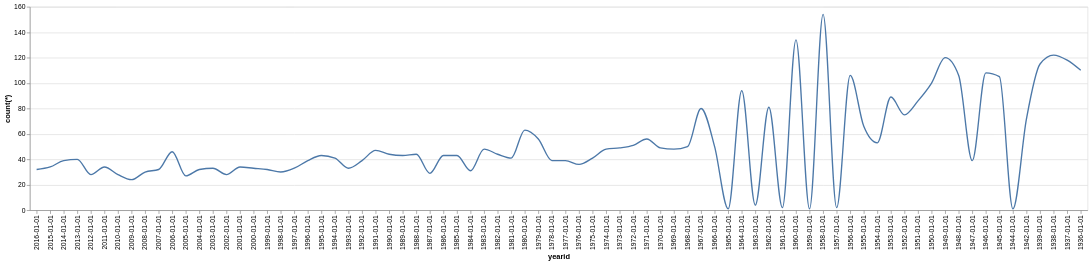

Here is the Vega-Lite specification saved for this chart:
### Vega-Lite specification from a JSON file in a GitHub repository (floating-point values rounded to 4 significant figures)
{"data": {"values": [{"x_data": "2016-01-01", "y_data": 32}, {"x_data": "2015-01-01", "y_data": 34}, {"x_data": "2014-01-01", "y_data": 39}, {"x_data": "2013-01-01", "y_data": 40}, {"x_data": "2012-01-01", "y_data": 28}, {"x_data": "2011-01-01", "y_data": 34}, {"x_data": "2010-01-01", "y_data": 28}, {"x_data": "2009-01-01", "y_data": 24}, {"x_data": "2008-01-01", "y_data": 30}, {"x_data": "2007-01-01", "y_data": 32}, {"x_data": "2006-01-01", "y_data": 46}, {"x_data": "2005-01-01", "y_data": 27}, {"x_data": "2004-01-01", "y_data": 32}, {"x_data": "2003-01-01", "y_data": 33}, {"x_data": "2002-01-01", "y_data": 28}, {"x_data": "2001-01-01", "y_data": 34}, {"x_data": "2000-01-01", "y_data": 33}, {"x_data": "1999-01-01", "y_data": 32}, {"x_data": "1998-01-01", "y_data": 30}, {"x_data": "1997-01-01", "y_data": 33}, {"x_data": "1996-01-01", "y_data": 39}, {"x_data": "1995-01-01", "y_data": 43}, {"x_data": "1994-01-01", "y_data": 41}, {"x_data": "1993-01-01", "y_data": 33}, {"x_data": "1992-01-01", "y_data": 39}, {"x_data": "1991-01-01", "y_data": 47}, {"x_data": "1990-01-01", "y_data": 44}, {"x_data": "1989-01-01", "y_data": 43}, {"x_data": "1988-01-01", "y_data": 44}, {"x_data": "1987-01-01", "y_data": 29}, {"x_data": "1986-01-01", "y_data": 43}, {"x_data": "1985-01-01", "y_data": 43}, {"x_data": "1984-01-01", "y_data": 31}, {"x_data": "1983-01-01", "y_data": 48}, {"x_data": "1982-01-01", "y_data": 44}, {"x_data": "1981-01-01", "y_data": 41}, {"x_data": "1980-01-01", "y_data": 63}, {"x_data": "1979-01-01", "y_data": 56}, {"x_data": "1978-01-01", "y_data": 39}, {"x_data": "1977-01-01", "y_data": 39}, {"x_data": "1976-01-01", "y_data": 36}, {"x_data": "1975-01-01", "y_data": 41}, {"x_data": "1974-01-01", "y_data": 48}, {"x_data": "1973-01-01", "y_data": 49}, {"x_data": "1972-01-01", "y_data": 51}, {"x_data": "1971-01-01", "y_data": 56}, {"x_data": "1970-01-01", "y_data": 49}, {"x_data": "1969-01-01", "y_data": 48}, {"x_data": "1968-01-01", "y_data": 50}, {"x_data": "1967-01-01", "y_data": 80}, {"x_data": "1966-01-01", "y_data": 50}, {"x_data": "1965-01-01", "y_data": 1}, {"x_data": "1964-01-01", "y_data": 94}, {"x_data": "1963-01-01", "y_data": 4}, {"x_data": "1962-01-01", "y_data": 81}, {"x_data": "1961-01-01", "y_data": 2}, {"x_data": "1960-01-01", "y_data": 134}, {"x_data": "1959-01-01", "y_data": 1}, {"x_data": "1958-01-01", "y_data": 154}, {"x_data": "1957-01-01", "y_data": 2}, {"x_data": "1956-01-01", "y_data": 106}, {"x_data": "1955-01-01", "y_data": 66}, {"x_data": "1954-01-01", "y_data": 53}, {"x_data": "1953-01-01", "y_data": 89}, {"x_data": "1952-01-01", "y_data": 75}, {"x_data": "1951-01-01", "y_data": 86}, {"x_data": "1950-01-01", "y_data": 100}, {"x_data": "1949-01-01", "y_data": 120}, {"x_data": "1948-01-01", "y_data": 106}, {"x_data": "1947-01-01", "y_data": 39}, {"x_data": "1946-01-01", "y_data": 108}, {"x_data": "1945-01-01", "y_data": 105}, {"x_data": "1944-01-01", "y_data": 1}, {"x_data": "1942-01-01", "y_data": 72}, {"x_data": "1939-01-01", "y_data": 115}, {"x_data": "1938-01-01", "y_data": 122}, {"x_data": "1937-01-01", "y_data": 118}, {"x_data": "1936-01-01", "y_data": 110}]}, "mark": {"type": "line", "interpolate": "monotone"}, "encoding": {"x": {"field": "x_data", "type": "nominal", "title": "yearid", "sort": "descending"}, "y": {"field": "y_data", "type": "quantitative", "title": "count(*)"}}}
